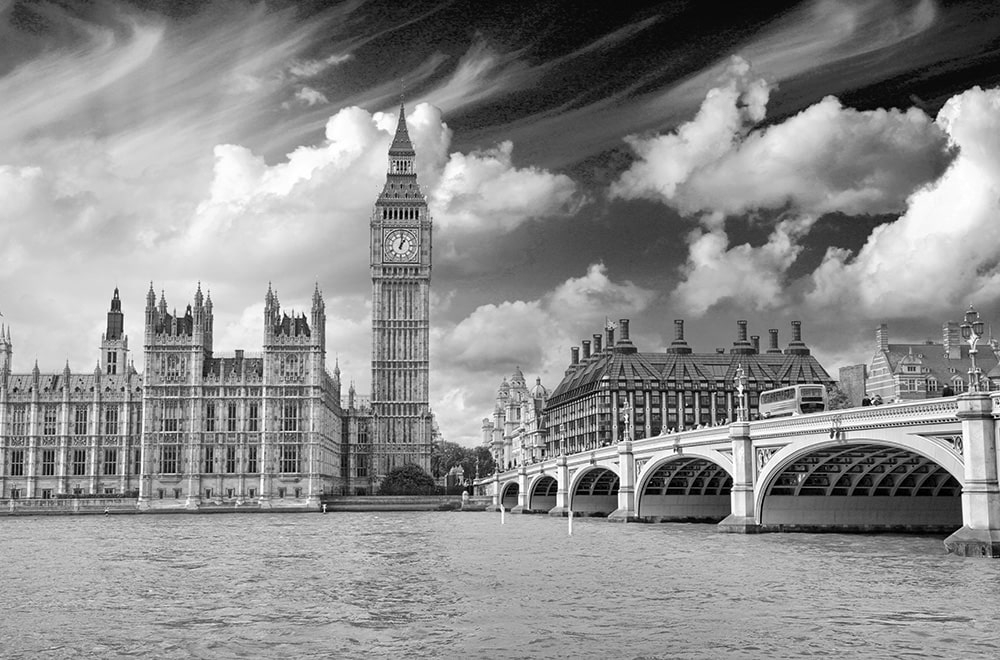
%> input picture lab4/image1.jpg, 1000 x 660 px
$ octave lab4.m   (GNU Octave 9; MATLAB toolbox functions it lacks are replaced by stand-ins)
%> lines starting %> are read from the running program, lines starting %| are printed output that depends on the picture
image1 = imread('image1.jpg');
%> image1 is the input picture: size 660x1000 uint8; min 0, max 255, mean 141.3
image2 = imread('image2.jpg');
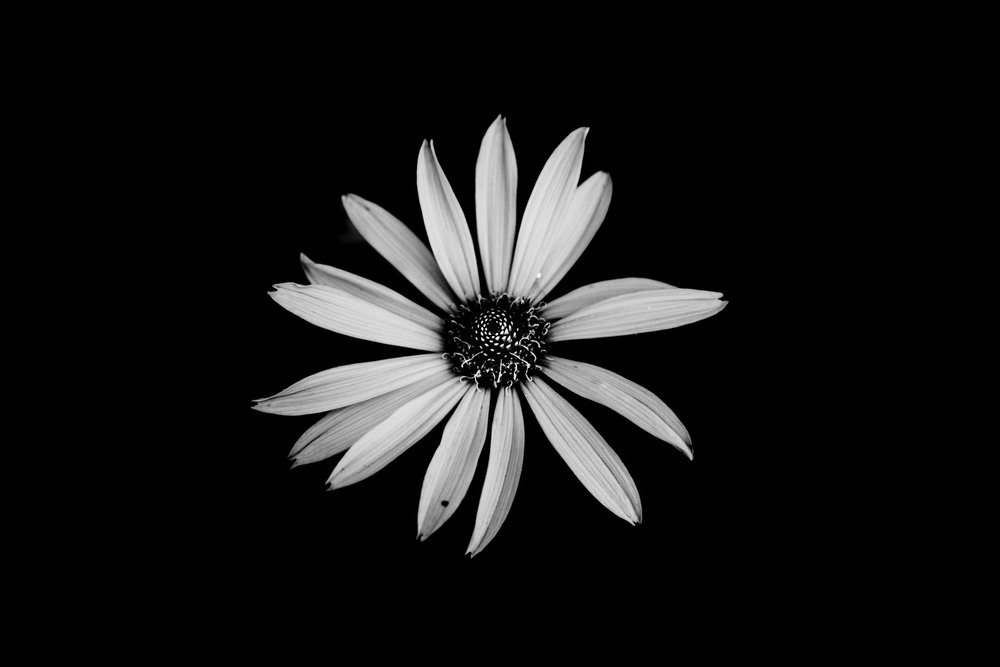
%> input picture lab4/image2.jpg, 1000 x 667 px
%> image2 is the input picture: size 667x1000 uint8; min 0, max 255, mean 21.8
F1 = fft2(image1);
F2 = fft2(image2);

S1 = fftshift(log(1 + abs(F1)));
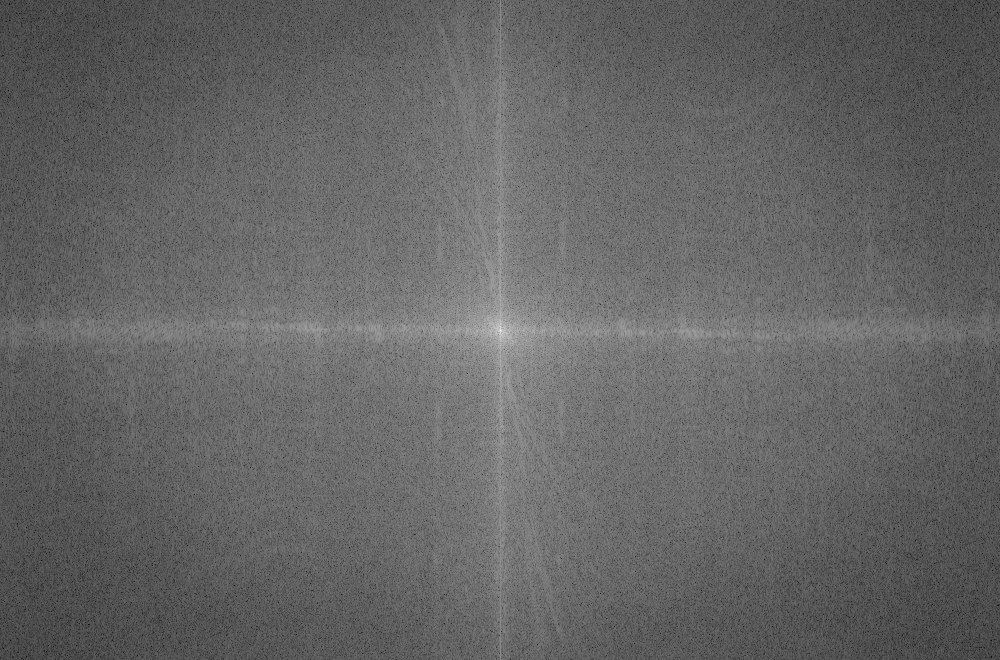
%> S1: size 660x1000 double; min 2.37, max 18.35, mean 8.71; drawn with min black and max white
S2 = fftshift(log(1 + abs(F2)));
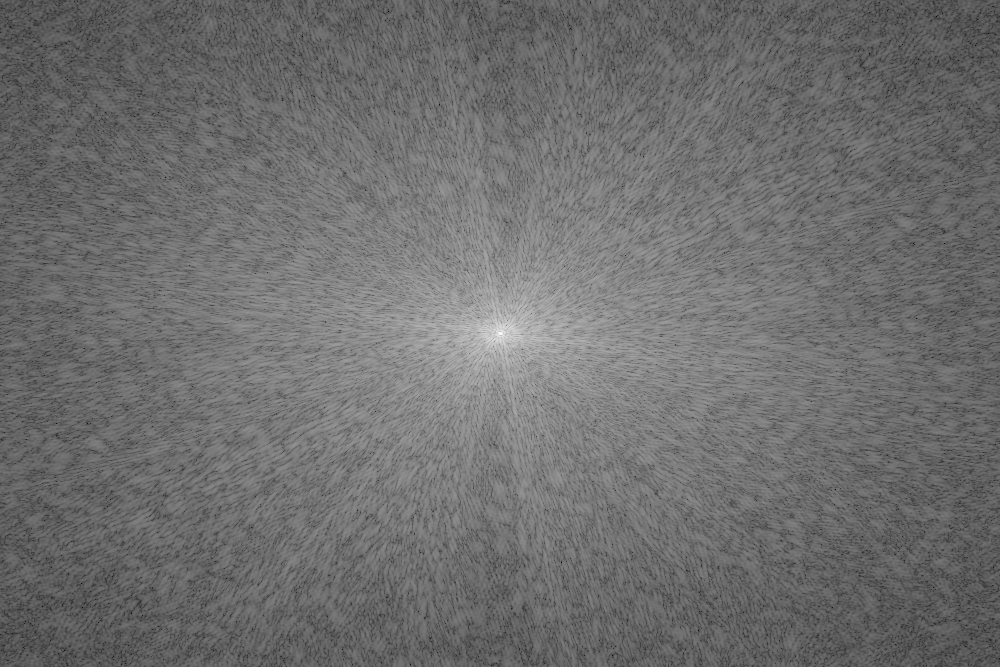
%> S2: size 667x1000 double; min 1.75, max 16.49, mean 8.15; drawn with min black and max white

restored_image1 = ifft2(fftshift(F1));
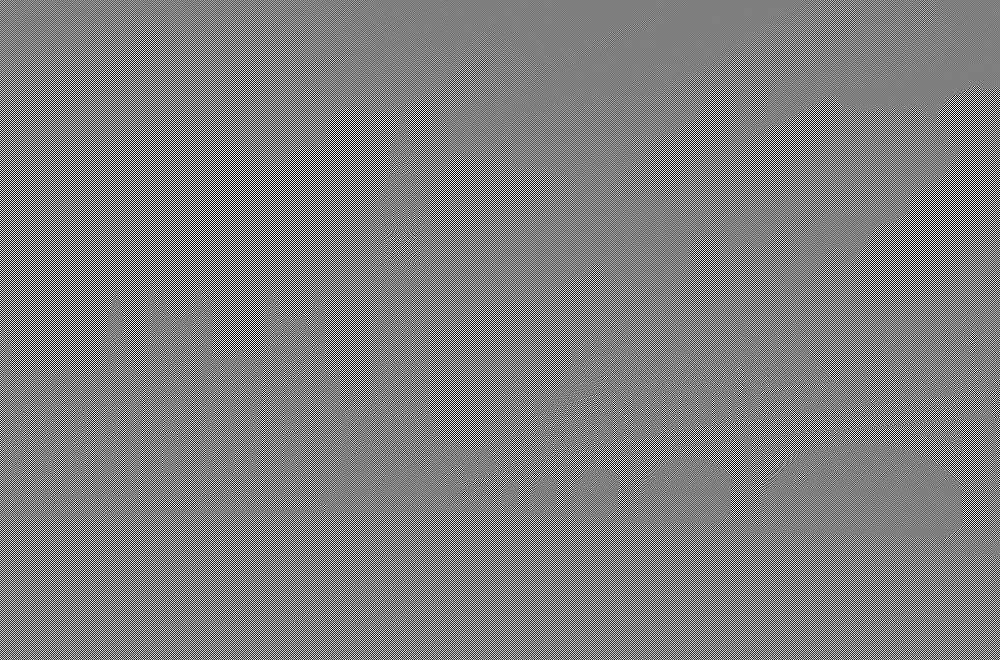
%> restored_image1: size 660x1000 double; min -255, max 255, mean 0; drawn with min black and max white
restored_image2 = ifft2(fftshift(F2));

filter_size = 15;
sigma = 2;
h = fspecial('gaussian', [filter_size, filter_size], sigma);

H = fftshift(fft2(h, size(image1, 1), size(image1, 2)));

filtered_image1 = ifft2(F1 .* H);
filtered_image1_spatial = imfilter(image1, h, 'conv', 'replicate');

% Відображення зображень
subplot(3, 3, 1);
imshow(image1);
title('Зображення 1');

subplot(3, 3, 4);
imshow(image2);
title('Зображення 2');

% Формування та відображення двовимірних спектрів зображень
F1 = fft2(image1);
F2 = fft2(image2);

S1 = fftshift(log(1 + abs(F1)));
S2 = fftshift(log(1 + abs(F2)));

subplot(3, 3, 2);
imshow(S1, []);
title('Спектр зображення 1');

subplot(3, 3, 5);
imshow(S2, []);
title('Спектр зображення 2');

% Відновлення зображень зі спектрів
restored_image1 = ifft2(fftshift(F1));
restored_image2 = ifft2(fftshift(F2));

subplot(3, 3, 3);
imshow(uint8(abs(restored_image1)), []);
title('Відновлене зображення 1');

subplot(3, 3, 6);
imshow(uint8(abs(restored_image2)), []);
title('Відновлене зображення 2');

subplot(3, 3, 7);
imshow(h, []);
title('Двовимірний фільтр');

filtered_image1 = ifft2(F1 .* H);
subplot(3, 3, 8);
imshow(abs(filtered_image1), []);
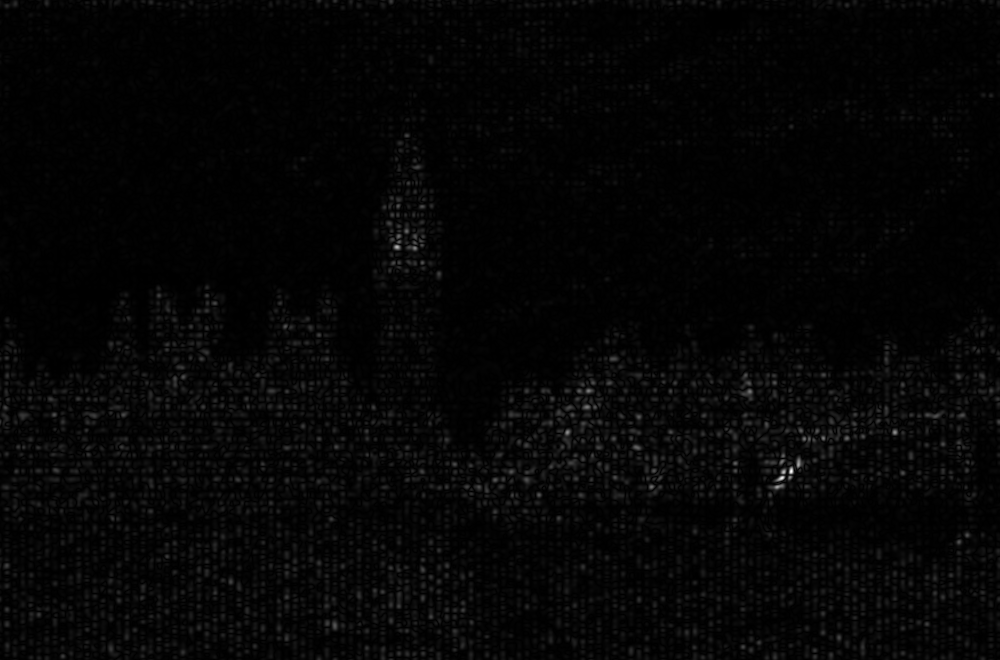
%> displayed picture: size 660x1000, on the screen's scale of 0 to 255; min 0, max 255, mean 5.1
title('Фільтроване зображення');

subplot(3, 3, 9);
filtered_image1_spatial = imfilter(image1, h, 'conv', 'replicate');
imshow(filtered_image1_spatial, []);
title('Фільтроване зображення в області просторових змінних ');
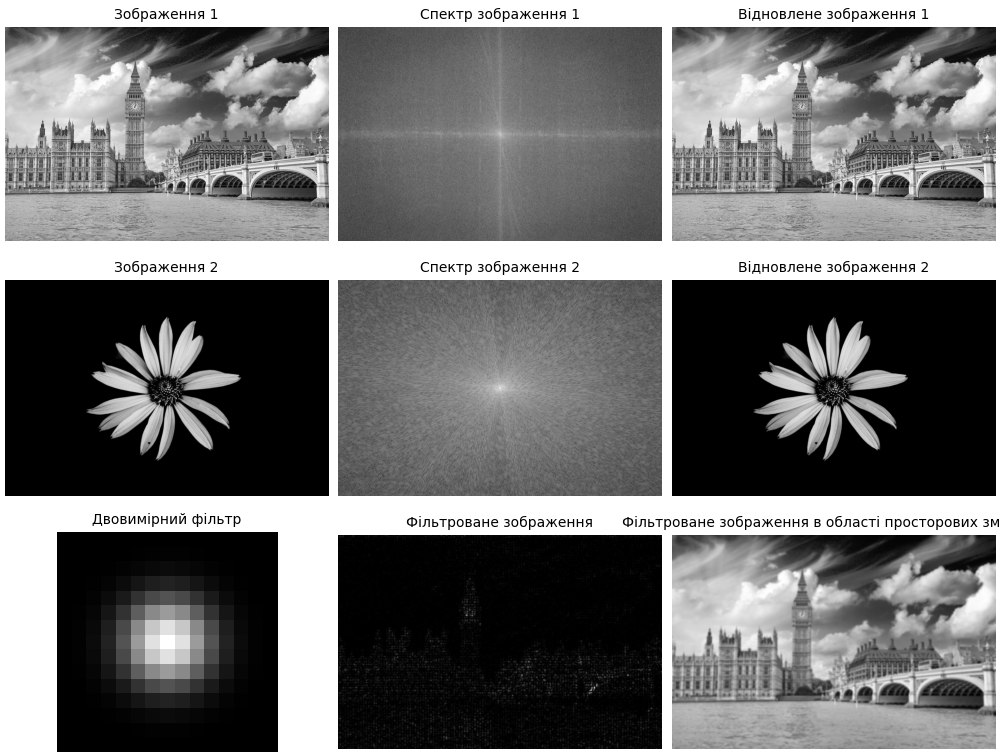
%> figure redrawn from the program's plot data, 9 panels
